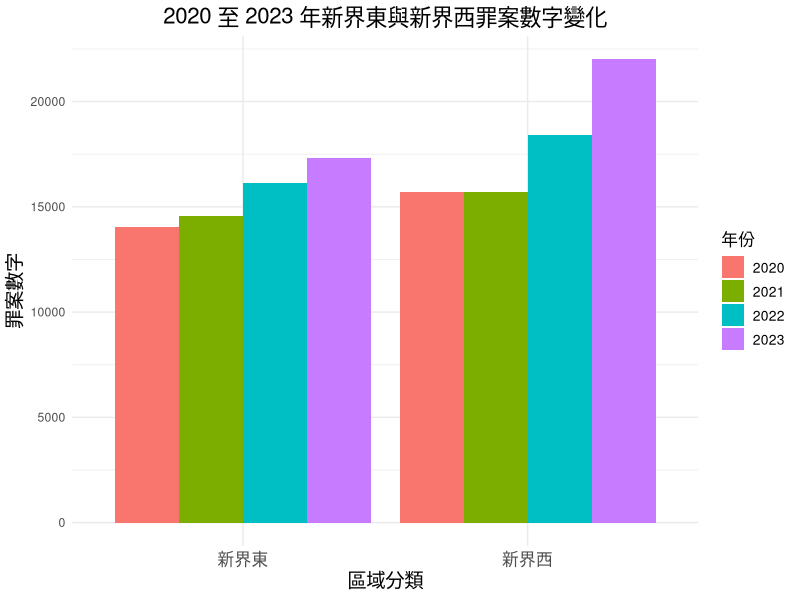

R code for this plot:
# 安裝所需的套件（如果尚未安裝）
if (!require(dplyr)) install.packages("dplyr")
if (!require(ggplot2)) install.packages("ggplot2")
if (!require(tidyr)) install.packages("tidyr")

# 載入套件
library(dplyr)
library(ggplot2)
library(tidyr)

# 數據整理：新界2020至2023年罪案數字
crime_data <- data.frame(
  區域 = c("沙田", "大埔", "北區", "西貢", "荃灣", "屯門", "元朗", "葵青", "離島"),
  `2020` = c(5063, 3148, 2347, 3485, 2390, 3059, 4970, 3942, 1358),
  `2021` = c(5387, 3346, 2344, 3481, 2389, 3049, 4967, 3946, 1356),
  `2022` = c(6218, 3148, 2729, 4053, 2873, 3658, 5811, 4466, 1579),
  `2023` = c(7069, 2115, 3284, 4872, 3346, 4273, 6958, 5527, 1899)
)

# 檢查列名
print(colnames(crime_data))

# 清理列名（如果列名有多餘字符）
colnames(crime_data) <- gsub("^X", "", colnames(crime_data))  # 去掉前綴 "X"
colnames(crime_data) <- trimws(colnames(crime_data))         # 去掉空格

# 添加新界東和新界西標籤
crime_data <- crime_data %>%
  mutate(
    區域分類 = case_when(
      區域 %in% c("沙田", "大埔", "北區", "西貢") ~ "新界東",
      區域 %in% c("荃灣", "屯門", "元朗", "葵青", "離島") ~ "新界西"
    )
  )

# 按區域分類（新界東、新界西）合併數字
crime_data_grouped <- crime_data %>%
  group_by(區域分類) %>%
  summarise(
    `2020` = sum(`2020`),
    `2021` = sum(`2021`),
    `2022` = sum(`2022`),
    `2023` = sum(`2023`)
  )

# 將數據轉換為長格式（tidy data）
crime_data_long <- crime_data_grouped %>%
  pivot_longer(
    cols = starts_with("20"), # 選擇包含年份的列
    names_to = "年份",
    values_to = "罪案數字"
  )

# 繪製柱狀圖
ggplot(crime_data_long, aes(x = 區域分類, y = 罪案數字, fill = 年份)) +
  geom_bar(stat = "identity", position = "dodge") +
  labs(
    title = "2020 至 2023 年新界東與新界西罪案數字變化",
    x = "區域分類",
    y = "罪案數字",
    fill = "年份"
  ) +
  theme_minimal() +
  theme(
    plot.title = element_text(hjust = 0.5, size = 16),
    axis.text.x = element_text(size = 12),
    axis.title = element_text(size = 14),
    legend.title = element_text(size = 12),
    legend.text = element_text(size = 10)
  )